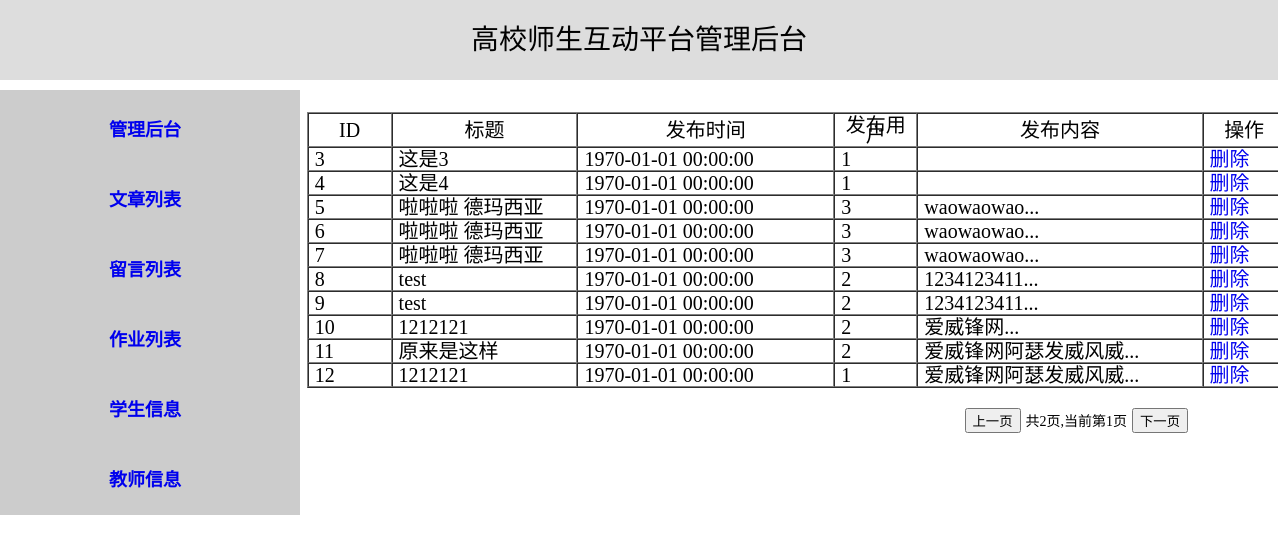
The app's page /manage/audit.php with its own data.
### tables this page shows
CREATE TABLE `tb_paragraph` (
  `para_id` int(11) NOT NULL AUTO_INCREMENT,
  `para_content` varchar(10000) NOT NULL,
  `para_publish` int(20) DEFAULT NULL COMMENT '发布时间',
  `para_title` varchar(255) NOT NULL,
  `para_kind` varchar(255) DEFAULT NULL,
  `para_video` varchar(255) DEFAULT NULL,
  `para_picture` varchar(255) DEFAULT NULL,
  `account` varchar(255) DEFAULT NULL,
  `count_read` int(10) DEFAULT '0',
  `count_send` int(10) DEFAULT '0',
  `count_discuss` int(10) DEFAULT '0',
  `type` varchar(10) DEFAULT NULL,
  PRIMARY KEY (`para_id`)
);

### sys/connect.class.php (called while the page is built, shortened)
<?php
	class connect{
		private $con;
		public function __construct(){
			$this->con = mysqli_connect(HOST,USERNAME,PASSWORD,DB);
			mysqli_query($this->con, "set character set 'utf8'");
			mysqli_query($this->con, "set names 'utf8'");
		}
		public function select($tablename,$where_column=null,$where=null,$order_by=null,$sort=null,$start=null,$limit=null){
			mysqli_query($this->con, "set character set 'utf8'");
			mysqli_query($this->con, "set names 'utf8'");
			if($where_column == null && $where == null && $start == null && $limit == null && $order_by == null && $sort ==null){
				$query = "SELECT * FROM $tablename";
			}else if($where_column != null && $where != null && $start != null && $limit != null && $order_by != null && $sort != null){
				$query = "SELECT * FROM $tablename WHERE $where_column='".$where."' ORDER BY $order_by $sort LIMIT $start,$limit ";
			}else if($where_column != null && $where != null && $start != null && $limit != null){
				$query = "SELECT * FROM $tablename WHERE $where_column='".$where."' LIMIT $start,$limit";
			}else if($where_column != null && $where != null && $order_by != null && $sort != null){
				$query = "SELECT * FROM $tablename WHERE $where_column='".$where."' $order_by $sort ";
			}else if($where_column != null && $where != null){
				$query = "SELECT * FROM $tablename WHERE $where_column='".$where."' ";
			}else if($start != null && $limit != null){
				$query = "SELECT * FROM $tablename LIMIT $start,$limit";
			}else if($order_by != null && $sort != null){
				$query = "SELECT * FROM $tablename ORDER BY $order_by $sort";
			}
			$result = mysqli_query($this->con,$query);
			$arr_length = mysqli_affected_rows($this->con);
			$row = array();
			for($i=0;$i<$arr_length;$i++){
				$row[] = mysqli_fetch_assoc($result);
			}
			return $row;
		}
		public function num_rows($tablename){
			$query = "SELECT COUNT(*) FROM $tablename";
			$result = mysqli_query($this->con,$query);
			$num_rows = mysqli_fetch_array($result);
			return $num_rows[0];
		}
	}
?>

### public/manage/audit.php (the view, shortened to what this page needs)
<?php
	require_once('../../sys/connect.class.php');
?>
<!doctype html>
<html>
	<head>
		<link rel="stylesheet" href="../css/manage.css" type="text/css">
	</head>
	<body>
		<div id="header">高校师生互动平台管理后台</div>
		<div id="row">
			<div id="side">
				<ul>
					<li><a href="welcome.php">管理后台</a></li>
					<li><a href="javascript:void(0);" onclick="audit(this);">文章列表</a></li>
					<li><a href="message.php">留言列表</a></li>
					<li><a href="homework.php">作业列表</a></li>
					<li><a href="student.php">学生信息</a></li>
					<li><a href="teacher.php">教师信息</a></li>
				</ul>
			</div>
		</div>
		<div id="content-side">
			<div id="audit" class="show">
				<table border="1" width="980" height="60" cellspacing="0" cellpadding="6">
					<thead>
						<tr>
							<td>ID</td>
							<td>标题</td>
							<td>发布时间</td>
							<td>发布用户</td>
							<td>发布内容</td>
							<td>操作</td>
						</tr>
					</thead>
					<tbody>
						<?php
							$flag = false;
							if(isset($_GET['page'])){
								$page = $_GET['page'];
							}else{
								$page = 1;
							}
							if(!$flag){
								$con = new connect();
								$num_rows = $con->num_rows('tb_paragraph');
								if($num_rows > 1){
									$total_page = ceil($num_rows/10);
									if($page > $total_page) {
										$page = $total_page;
										$limit = ($page-1)*10;
									}else{
										$limit = ($page-1)*10;
									}
									$result = $con->select('tb_paragraph','','','','',"$limit",'10');
								}
							}
							foreach($result as $key=>$row){
								echo "<tr>";
								echo "<td width='160' align='left'>".$row['para_id']."</td>";
								echo "<td width='360' align='left'>".mb_substr($row['para_title'],0,10,'utf-8')."</td>";
								echo "<td width='560' align='left'>".date('Y-m-d H:i:s',$row['para_publish'])."</td>";
								echo "<td width='160' align='left'>".$row['account']."</td>";
								if($row['para_content'] == ''){
									echo "<td width='560' align='left'>".$row['para_content']."</td>";
								}else{
									echo "<td width='560' align='left'>".mb_substr($row['para_content'],0,10,'utf8').'...'."</td>";
								}
								echo "<td width='160' align='left'><a class=\"del\" href='javascript:void(0);'>删除<span style = \"display:none\">".$row['para_id']."</span></a></td>";
								echo "</tr>";
							}
						?>
					</tbody>
				</table>
				<div id="page">
					<button type="bottom" id="last-page" onclick="prev();">上一页</button>
					<p>共<?php echo $total_page; ?>页,当前第<?php echo $page; ?>页</p>
					<button type="bottom" id="first-page" onclick="next();">下一页</button>
				</div>
			</div>
		</div>
	</body>
</html>

### public/css/manage.css (style rules this page uses)
body { margin: 0; padding:0; font-size:12px; color:#000000; }
ul { list-style-type:none; }
a { text-decoration:none; }
#header { background-color:#ddd; width:100%; height:80px; font-size:28px; text-align:center; line-height:80px; }
#row { width:300px; height:548px; position:relative; margin-top:10px; }
#side { margin:auto 0 auto 0; width:300px; height:auto; background-color:#ccc; position:absolute; }
#side>ul { height:auto; text-align:center; margin-left:-50px; margin-top:5px; margin-bottom:5px; }
#side>ul>li { height:60px; line-height:60px; margin-top:10px; }
#side>ul>li>a { display:block; font-size:18px; font-weight:600; width:100%; height:60px; }
#content-side { position:absolute; right:0; top:112px; width:76%; height:500px; text-align:center; font-size:20px; line-height:10px; }
.show { display:block; }
#page { position:absolute; right:90px; margin-top:20px; }
#page p { display:inline; font-size:14px; }

### records on screen
tb_paragraph: para_id "3", para_title "这是3", para_publish "1970-01-01 00:00:00", account "1"
tb_paragraph: para_id "4", para_title "这是4", para_publish "1970-01-01 00:00:00", account "1"
tb_paragraph: para_id "5", para_title "啦啦啦 德玛西亚", para_publish "1970-01-01 00:00:00", account "3", para_content "waowaowao"
tb_paragraph: para_id "6", para_title "啦啦啦 德玛西亚", para_publish "1970-01-01 00:00:00", account "3", para_content "waowaowao"
tb_paragraph: para_id "7", para_title "啦啦啦 德玛西亚", para_publish "1970-01-01 00:00:00", account "3", para_content "waowaowao"
tb_paragraph: para_id "8", para_title "test", para_publish "1970-01-01 00:00:00", account "2", para_content "1234123411"
tb_paragraph: para_id "9", para_title "test", para_publish "1970-01-01 00:00:00", account "2", para_content "1234123411"
tb_paragraph: para_id "10", para_title "1212121", para_publish "1970-01-01 00:00:00", account "2", para_content "爱威锋网"
tb_paragraph: para_id "11", para_title "原来是这样", para_publish "1970-01-01 00:00:00", account "2", para_content "爱威锋网阿瑟发威风威"
tb_paragraph: para_id "12", para_title "1212121", para_publish "1970-01-01 00:00:00", account "1", para_content "爱威锋网阿瑟发威风威"

### other values on screen
$total_page "2"
$page "1"
